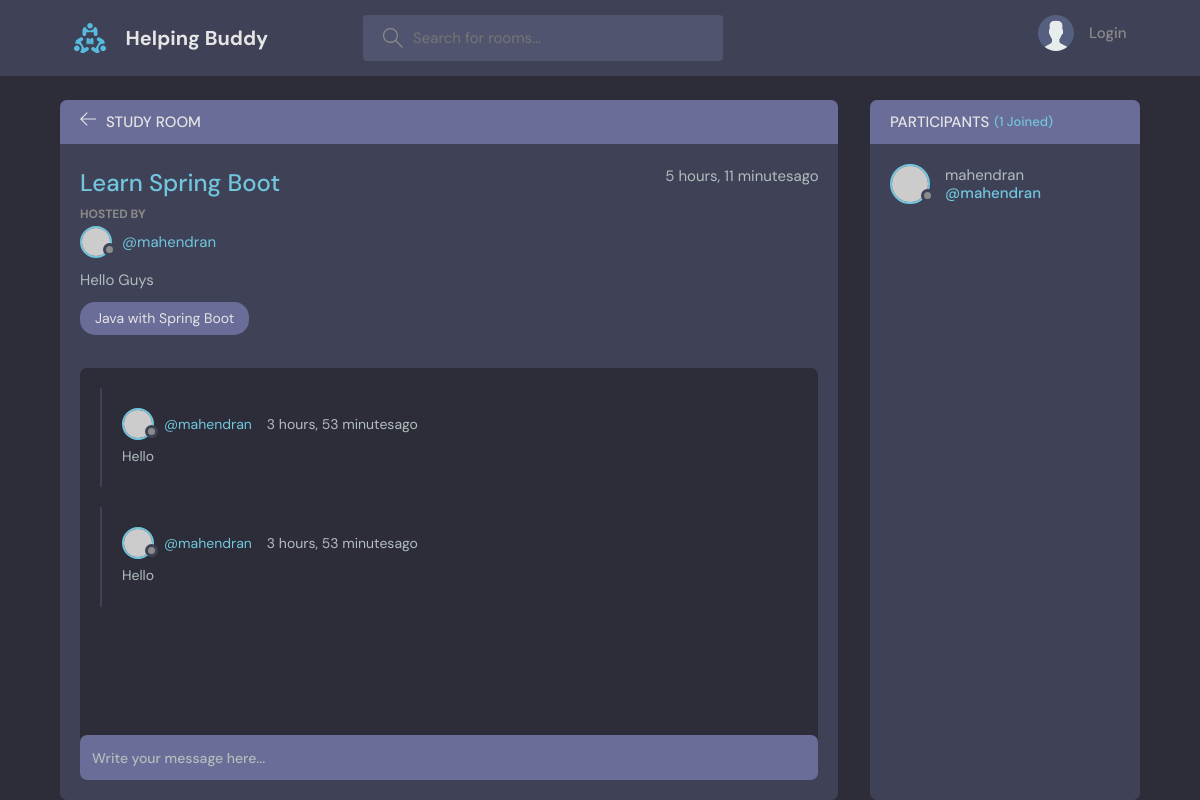
The app's page /room/16/ with its own data.
### base/models.py (models this page shows, shortened)
class Room(models.Model):
    host = models.ForeignKey(User, on_delete = models.SET_NULL, null = True)
    topic = models.ForeignKey(Topic, on_delete = models.SET_NULL, null = True)
    name = models.CharField(max_length = 200)
    description = models.TextField(null = True, blank = True)
    participants = models.ManyToManyField(User, related_name='paricipants', blank=True)
    updated = models.DateTimeField(auto_now = True) #take snapshot of time when modified
    created = models.DateTimeField(auto_now_add = True) #take snapshot of time when created
    class Meta:
        ordering = ['-updated','-created']

class Topic(models.Model):
    name = models.CharField(max_length = 200)
    def __str__(self):
        return self.name

class Message(models.Model):
    user = models.ForeignKey(User, on_delete = models.SET_NULL, null = True)
    room = models.ForeignKey(Room, on_delete = models.SET_NULL, null = True)
    body = models.TextField()
    updated = models.DateTimeField(auto_now = True) #take snapshot of time when modified
    created = models.DateTimeField(auto_now_add = True) #take snapshot of time when created
    class Meta:
        ordering = ['-updated','-created']

### base/views.py (the view, shortened to what this page needs)
# urls.py: path('room/<str:pk>/', views.room, name = 'room'),
def room(request, pk):
    room = Room.objects.get(id=pk)
    comments = room.message_set.all()
    participants = room.participants.all()
    context = {'room': room, 'comments':comments, "participants":participants}
    return render(request, 'base/room.html', context)

### base/templates/base/room.html (shortened to what this page needs)
{% extends 'main.html' %}
{% block content %}
<main class="profile-page layout layout--2">
  <div class="container">
    <div class="room">
      <div class="room__top">
        <div class="room__topLeft">
          <a href="{% url 'home' %}">
            <svg version="1.1" xmlns="http://www.w3.org/2000/svg" width="32" height="32" viewBox="0 0 32 32">
              <title>arrow-left</title>
              <path
                d="M13.723 2.286l-13.723 13.714 13.719 13.714 1.616-1.611-10.96-10.96h27.625v-2.286h-27.625l10.965-10.965-1.616-1.607z">
              </path>
            </svg>
          </a>
          <h3>Study Room</h3>
        </div>
      </div>
      <div class="room__box scroll">
        <div class="room__header scroll">
          <div class="room__info">
            <h3>{{room.name}}</h3>
            <span>{{room.created|timesince}}ago</span>
          </div>
          <div class="room__hosted">
            <p>Hosted By</p>
            <a href="{% url 'user-profile' room.host.id %}" class="room__author">
              <div class="avatar avatar--small">
                <img src="https://randomuser.me/api/portraits/men/37.jpg" />
              </div>
              <span>@{{room.host}}</span>
            </a>
          </div>
          <div class="room__details">
            {{room.description}}
          </div>
          <span class="room__topics">{{room.topic}}</span>
        </div>
        <div class="room__conversation">
          <div class="threads scroll">
            {% for comment in comments %}
            <div class="thread">
              <div class="thread__top">
                <div class="thread__author">
                  <a href="{% url 'user-profile' comment.user.id%}" class="thread__authorInfo">
                    <div class="avatar avatar--small">
                      <img src="https://randomuser.me/api/portraits/men/37.jpg" />
                    </div>
                    <span>@{{comment.user.username}}</span>
                  </a>
                  <span class="thread__date">{{comment.created|timesince}}ago</span>
                </div>
              </div>
              <div class="thread__details">
                {{comment.body}}
              </div>
            </div>
            {% endfor %}
          </div>
        </div>
      </div>
      <div class="room__message">
        <form action="" method="POST">
          <input name="body" placeholder="Write your message here..." />
        </form>
      </div>
    </div>
    <div class="participants">
      <h3 class="participants__top">Participants <span>({{participants.count}} Joined)</span></h3>
      <div class="participants__list scroll">
        {% for participant in participants %}
        <a href="{% url 'user-profile' participant.id%}" class="participant">
          <div class="avatar avatar--medium">
            <img src="https://randomuser.me/api/portraits/men/37.jpg" />
          </div>
          <p>
            {{participant.username}}
            <span>@{{participant.username}}</span>
          </p>
        </a>
        {% endfor %}
      </div>
    </div>
  </div>
</main>
{% endblock %}

### records on screen
Room: name "Learn Spring Boot", created "5 hours, 11 minutes", host "mahendran", description "Hello Guys", topic "Java with Spring Boot"
Message: user.username "mahendran", created "3 hours, 53 minutes", body "Hello"
Message: user.username "mahendran", created "3 hours, 53 minutes", body "Hello"

### other values on screen
{{ participants.count }} "1"
{{ participant.username }} "mahendran"
